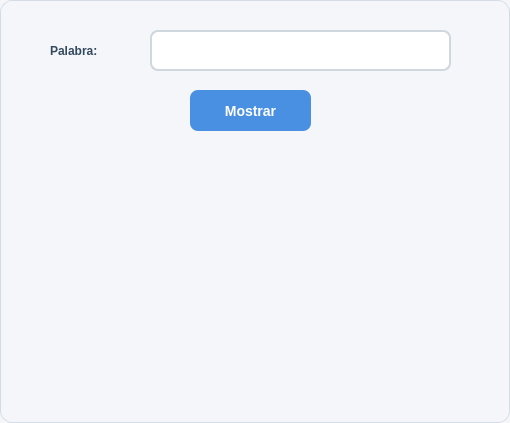
<?xml version="1.0" encoding="UTF-8"?>
<ui version="4.0">
 <class>DialogoEjercicio15</class>
 <widget class="QDialog" name="DialogoEjercicio15">
  <property name="geometry">
   <rect>
    <x>0</x>
    <y>0</y>
    <width>510</width>
    <height>423</height>
   </rect>
  </property>
  <property name="windowTitle">
   <string>Dialog</string>
  </property>
  <property name="styleSheet">
   <string notr="true">/* =========================
   ESTILO GENERAL DEL DIALOG
   ========================= */
QDialog {
    background-color: #f4f6f9;
    border: 1px solid #d6dce5;
    border-radius: 12px;
    font-family: &quot;Segoe UI&quot;;
    font-size: 14px;
    color: #2c3e50;
}

/* =========================
   LABELS
   ========================= */
QLabel {
    color: #34495e;
    font-weight: 500;
    background: transparent;
}

/* =========================
   CAMPOS DE TEXTO
   ========================= */
QLineEdit {
    background-color: #ffffff;
    border: 2px solid #d0d7de;
    border-radius: 8px;
    padding: 8px 10px;
    color: #2c3e50;
    selection-background-color: #4a90e2;
    selection-color: white;
}

/* Cuando el usuario selecciona el campo */
QLineEdit:focus {
    border: 2px solid #4a90e2;
    background-color: #ffffff;
}

/* Campo deshabilitado */
QLineEdit:disabled {
    background-color: #ecf0f1;
    color: #95a5a6;
    border: 2px solid #dfe6e9;
}

/* =========================
   BOTONES
   ========================= */
QPushButton {
    background-color: #4a90e2;
    color: white;
    border: none;
    border-radius: 8px;
    padding: 8px 16px;
    font-size: 14px;
    font-weight: 600;
}

/* Hover */
QPushButton:hover {
    background-color: #357abd;
}

/* Click */
QPushButton:pressed {
    background-color: #2f6da3;
    padding-top: 9px;
    padding-bottom: 7px;
}

/* Botón deshabilitado */
QPushButton:disabled {
    background-color: #bdc3c7;
    color: #ecf0f1;
}

/* =========================
   TOOLTIP OPCIONAL
   ========================= */
QToolTip {
    background-color: #2c3e50;
    color: white;
    border: 1px solid #4a90e2;
    padding: 5px;
    border-radius: 6px;
}</string>
  </property>
  <widget class="QLabel" name="label">
   <property name="geometry">
    <rect>
     <x>50</x>
     <y>40</y>
     <width>91</width>
     <height>21</height>
    </rect>
   </property>
   <property name="font">
    <font>
     <weight>62</weight>
     <bold>true</bold>
    </font>
   </property>
   <property name="text">
    <string>Palabra:</string>
   </property>
  </widget>
  <widget class="QLineEdit" name="txt_palabra">
   <property name="geometry">
    <rect>
     <x>150</x>
     <y>30</y>
     <width>301</width>
     <height>41</height>
    </rect>
   </property>
   <property name="font">
    <font>
     <pointsize>10</pointsize>
     <weight>75</weight>
     <bold>true</bold>
    </font>
   </property>
  </widget>
  <widget class="QPushButton" name="btn_mostrar">
   <property name="geometry">
    <rect>
     <x>190</x>
     <y>90</y>
     <width>121</width>
     <height>41</height>
    </rect>
   </property>
   <property name="text">
    <string>Mostrar</string>
   </property>
  </widget>
  <widget class="QLabel" name="lbl_palabra_inv">
   <property name="geometry">
    <rect>
     <x>170</x>
     <y>150</y>
     <width>171</width>
     <height>241</height>
    </rect>
   </property>
   <property name="font">
    <font>
     <weight>62</weight>
     <bold>true</bold>
    </font>
   </property>
   <property name="text">
    <string/>
   </property>
   <property name="alignment">
    <set>Qt::AlignCenter</set>
   </property>
  </widget>
 </widget>
 <resources/>
 <connections/>
</ui>
